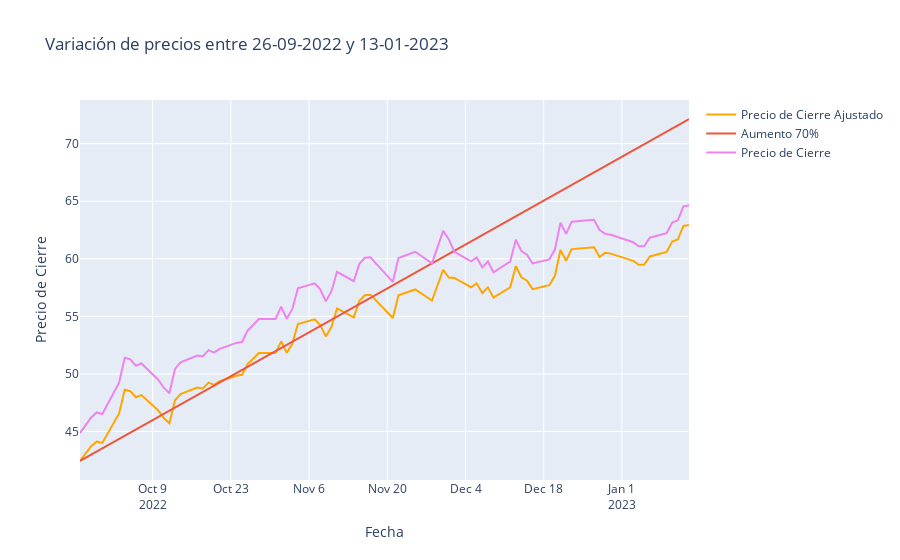

This figure's notebook cell:
### Markdown cell above
Ha priorí vemos que el porcentaje no están elevado como se esperaba en un primer momento ya que en el extracto de la noticia se espera hasta un 70% de subida.

### Code cell
#Graficamos estos datos.

fig = go.Figure()

fig.add_trace(go.Scatter(x=filtered_df['Date'], y=filtered_df['Adj_Close'], mode='lines', name='Precio de Cierre Ajustado', line=dict(color='orange')))
fig.add_trace(go.Scatter(x=[filtered_df['Date'].iloc[0], filtered_df['Date'].iloc[-1]], y=[start_value, start_value * 1.7], mode='lines', name='Aumento 70%'))
fig.add_trace(go.Scatter(x=filtered_df['Date'], y=filtered_df['Close'], mode='lines', name='Precio de Cierre', line=dict(color='violet')))

fig.update_layout(title='Variación de precios entre {} y {}'.format(start_date, end_date), xaxis_title='Fecha', yaxis_title='Precio de Cierre')

fig.show()
